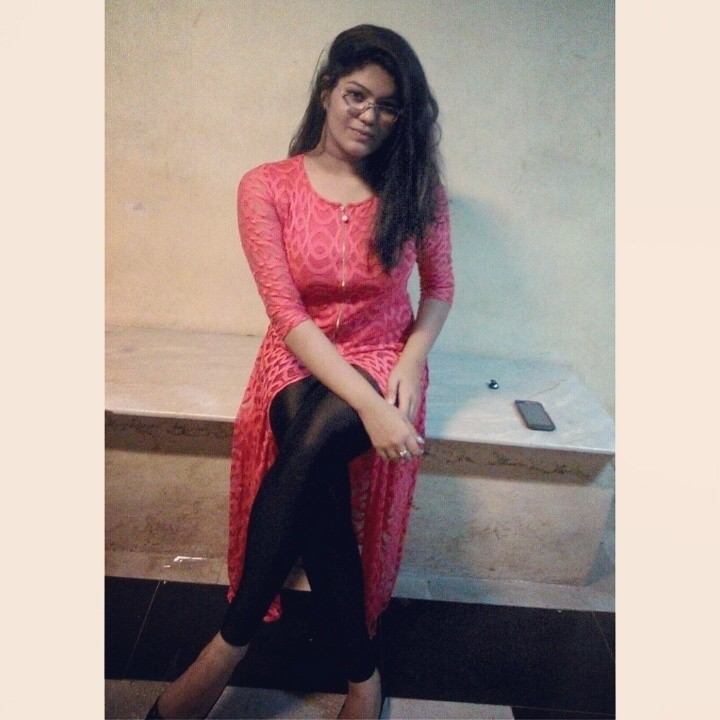
#> input picture images.jpg, 720 x 720 px
$ python edge_detect.py   (older library calls are emulated)
#> lines starting #> are read from the running program, lines starting #| are printed output that depends on the picture; after the words box and inside, x2 and y2 are one past the last pixel; in counts of white or black regions, pixels touching at a corner belong together
#Edge detection
import cv2
import numpy as np
img = cv2.imread("images.jpg",0)
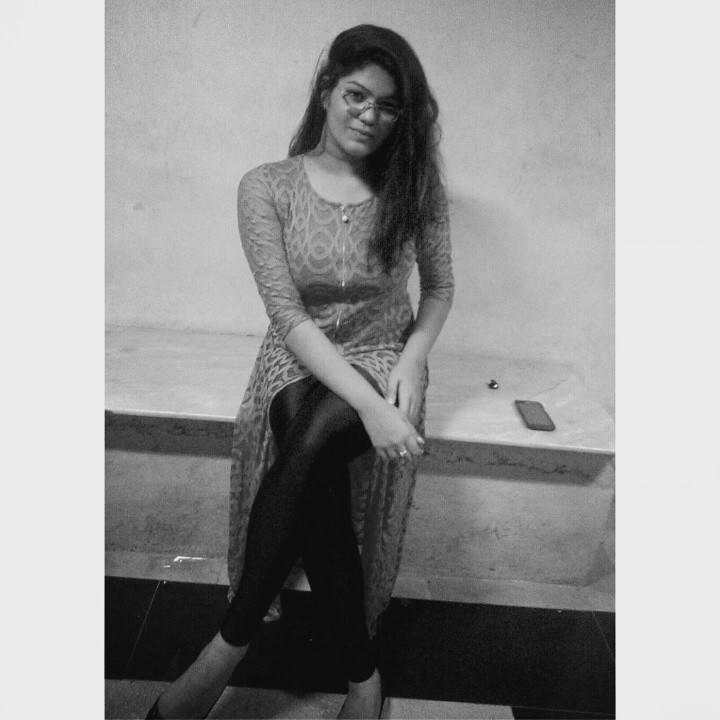
#> img: shape (720, 720); min 2, max 237, mean 151.8
h,w = img.shape
#> h = 720; w = 720
#dx and dy operator for x and y axis.
s_x = cv2.Sobel(img,cv2.CV_64F,1,0,ksize=5)
s_y = cv2.Sobel(img,cv2.CV_64F,0,1,ksize=5)

cv2.imshow("Original Images",img)
cv2.waitKey(0)


cv2.imshow("Sobel x image",s_x)
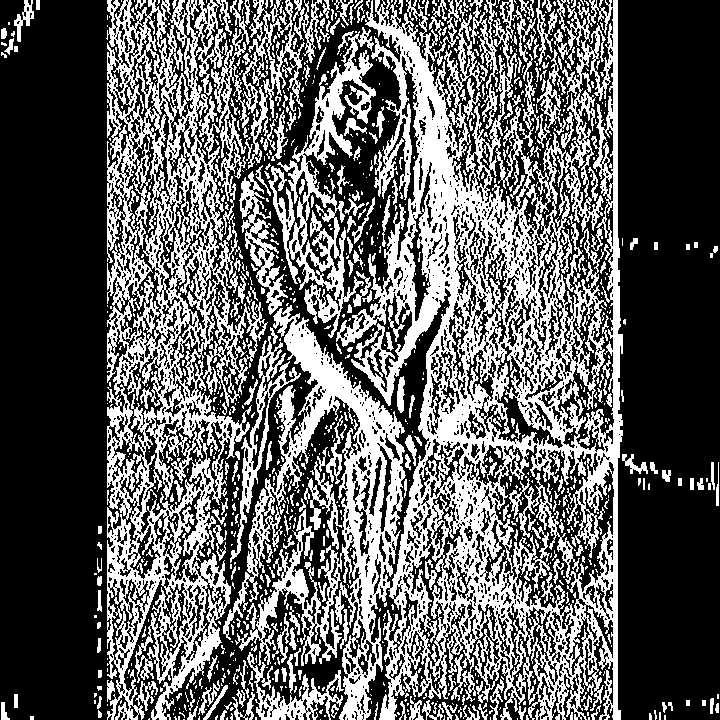
#> window 'Sobel x image': shape (720, 720); 37.3% white; 1249 white regions (953 under 20 px), largest, box (x1, y1, x2, y2) and area: (223, 0, 623, 720) 101938, (106, 0, 268, 720) 47004, (268, 27, 376, 338) 8128
cv2.waitKey(0)


cv2.imshow("Sobel y image",s_y)
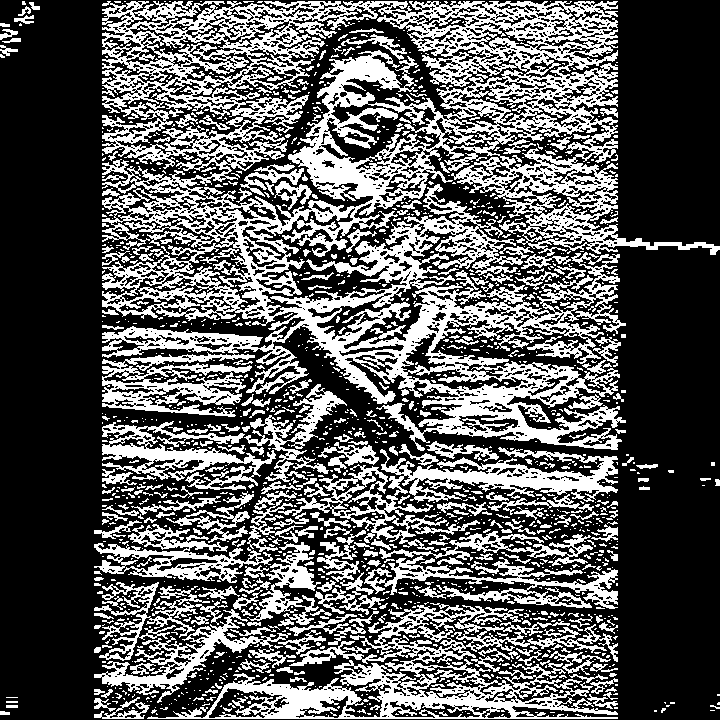
#> window 'Sobel y image': shape (720, 720); 35.5% white; 1552 white regions (1218 under 20 px), largest, box (x1, y1, x2, y2) and area: (102, 1, 720, 451) 103804, (147, 603, 618, 719) 15646, (278, 447, 618, 552) 8445
cv2.waitKey(0)

s_or  = cv2.bitwise_or(s_x,s_y)
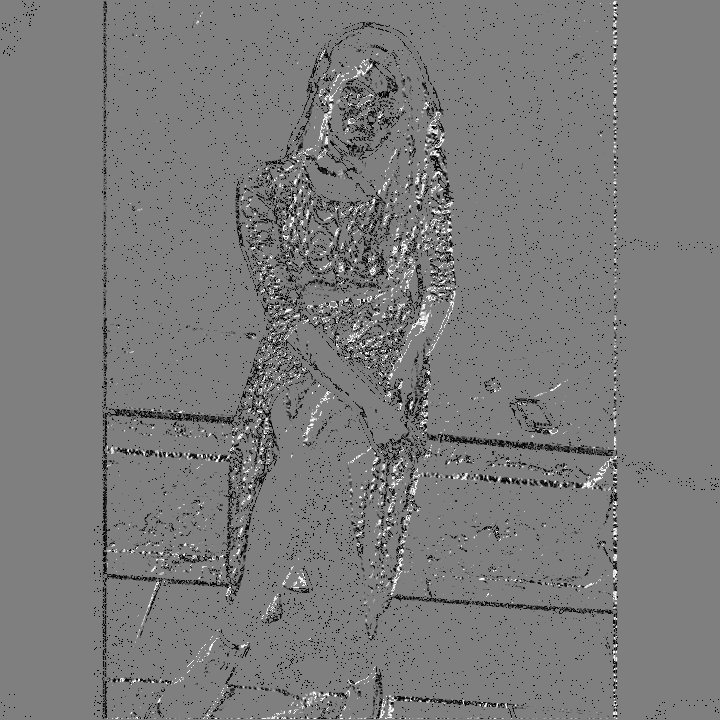
#> s_or: shape (720, 720) float64; 0.87% of the values are NaN or infinite; the others: min -131056, max 131040, mean -3550.9; drawn with min black, max white, NaN and infinite black
cv2.imshow("Sobel or image",s_or)
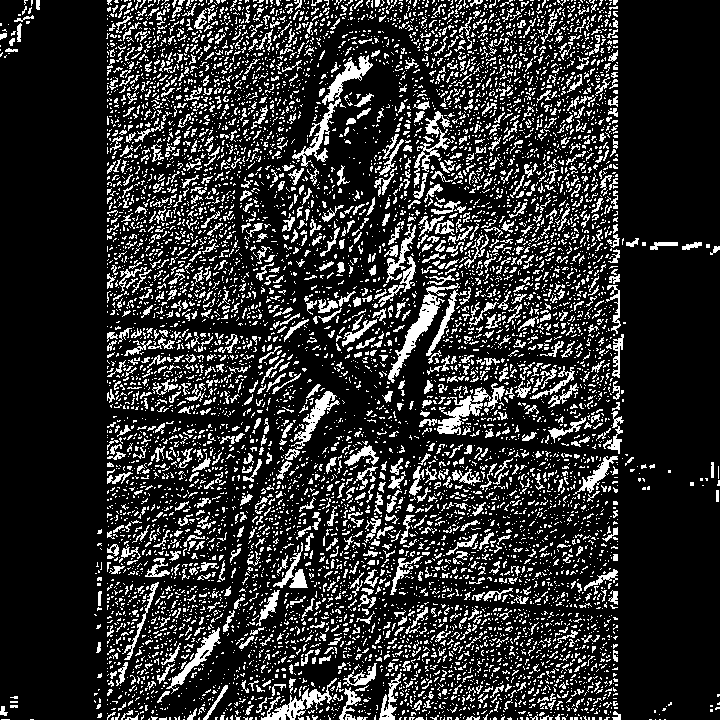
#> window 'Sobel or image': shape (720, 720); 18.6% white in thin lines or dots


cv2.waitKey(0)

laplacian =  cv2.Laplacian(img,cv2.CV_64F)
cv2.imshow("Laplacian image",laplacian)
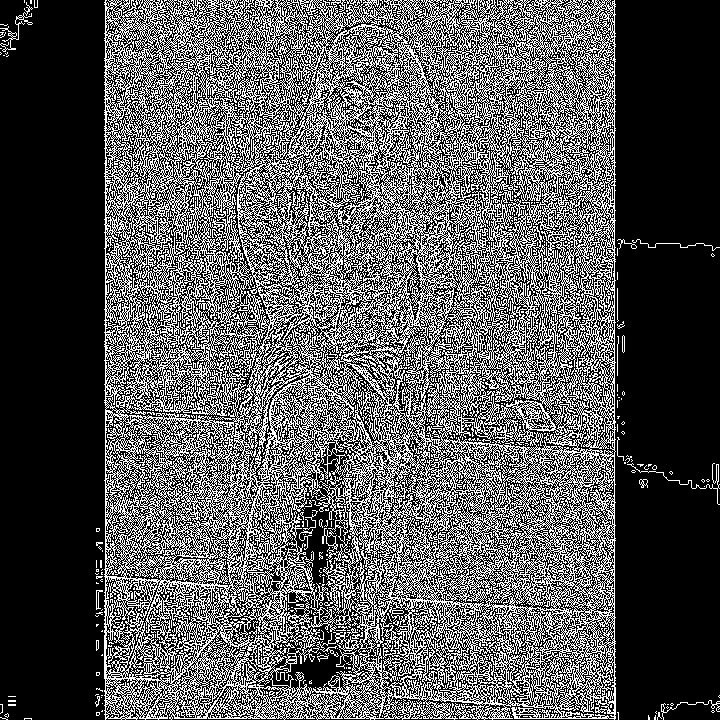
#> window 'Laplacian image': shape (720, 720); 34.4% white in thin lines or dots
cv2.waitKey(0)

can =  cv2.Canny(img,20,170)
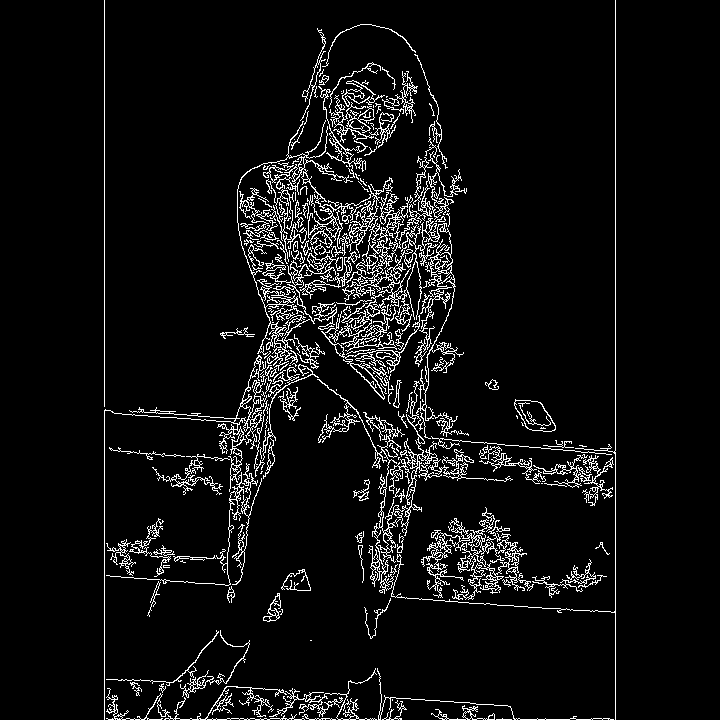
#> can: shape (720, 720); 6.2% white in thin lines or dots, all inside (x1, y1, x2, y2) = (104, 0, 616, 720)
cv2.imshow("Canny Edge",can)
cv2.waitKey(0)
cv2.destroyAllWindows()
